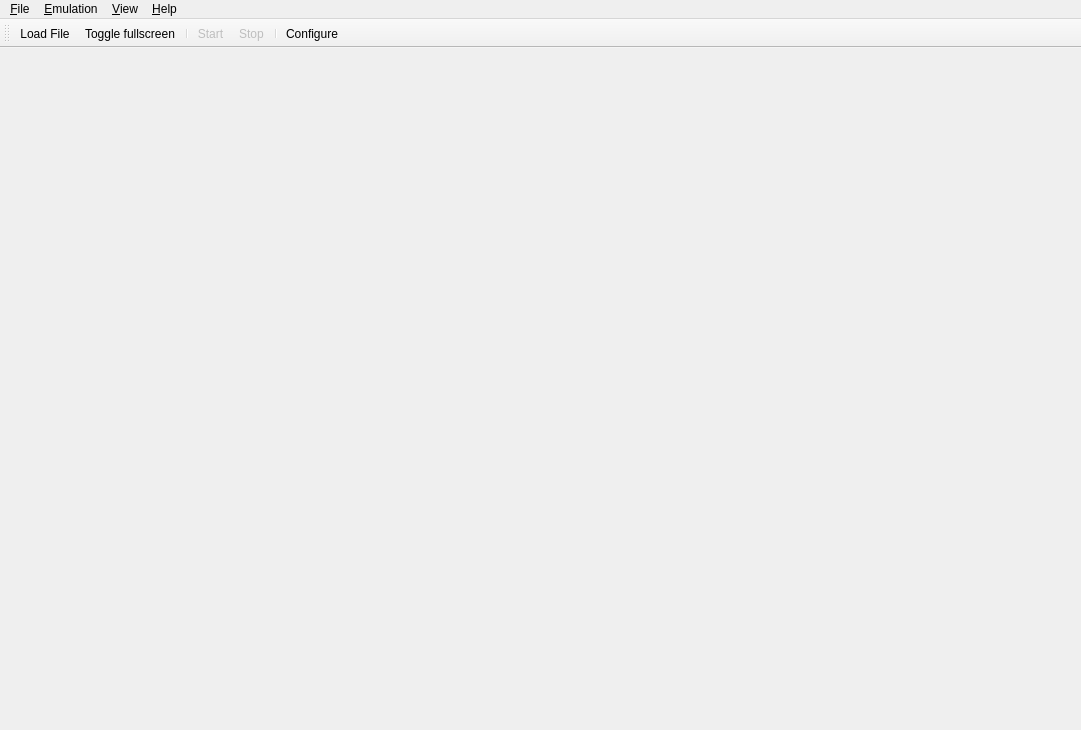
<?xml version="1.0" encoding="UTF-8"?>
<ui version="4.0">
 <class>MainWindow</class>
 <widget class="QMainWindow" name="MainWindow">
  <property name="geometry">
   <rect>
    <x>0</x>
    <y>0</y>
    <width>1081</width>
    <height>730</height>
   </rect>
  </property>
  <property name="windowTitle">
   <string>Citra</string>
  </property>
  <property name="windowIcon">
   <iconset>
    <normaloff>src/pcafe/res/icon3_64x64.ico</normaloff>src/pcafe/res/icon3_64x64.ico</iconset>
  </property>
  <property name="tabShape">
   <enum>QTabWidget::Rounded</enum>
  </property>
  <property name="dockNestingEnabled">
   <bool>true</bool>
  </property>
  <widget class="QWidget" name="centralwidget">
   <layout class="QHBoxLayout" name="horizontalLayout">
    <property name="leftMargin">
     <number>0</number>
    </property>
    <property name="topMargin">
     <number>0</number>
    </property>
    <property name="rightMargin">
     <number>0</number>
    </property>
    <property name="bottomMargin">
     <number>0</number>
    </property>
   </layout>
  </widget>
  <widget class="QMenuBar" name="menubar">
   <property name="geometry">
    <rect>
     <x>0</x>
     <y>0</y>
     <width>1081</width>
     <height>19</height>
    </rect>
   </property>
   <widget class="QMenu" name="menu_File">
    <property name="title">
     <string>&amp;File</string>
    </property>
    <widget class="QMenu" name="menu_recent_files">
     <property name="title">
      <string>Recent Files</string>
     </property>
    </widget>
    <addaction name="action_Load_File"/>
    <addaction name="separator"/>
    <addaction name="action_Select_Game_List_Root"/>
    <addaction name="menu_recent_files"/>
    <addaction name="separator"/>
    <addaction name="action_Exit"/>
   </widget>
   <widget class="QMenu" name="menu_Emulation">
    <property name="title">
     <string>&amp;Emulation</string>
    </property>
    <addaction name="action_Start"/>
    <addaction name="action_Pause"/>
    <addaction name="action_Stop"/>
    <addaction name="separator"/>
    <addaction name="action_Configure"/>
   </widget>
   <widget class="QMenu" name="menu_View">
    <property name="title">
     <string>&amp;View</string>
    </property>
    <widget class="QMenu" name="menu_View_Debugging">
     <property name="title">
      <string>Debugging</string>
     </property>
     <addaction name="action_Create_Pica_Surface_Viewer"/>
     <addaction name="separator"/>
    </widget>
    <addaction name="action_Single_Window_Mode"/>
    <addaction name="action_Display_Dock_Widget_Headers"/>
    <addaction name="action_Show_Filter_Bar"/>
    <addaction name="action_Show_Status_Bar"/>
    <addaction name="menu_View_Debugging"/>
   </widget>
   <widget class="QMenu" name="menu_Help">
    <property name="title">
     <string>&amp;Help</string>
    </property>
    <addaction name="action_About"/>
   </widget>
   <addaction name="menu_File"/>
   <addaction name="menu_Emulation"/>
   <addaction name="menu_View"/>
   <addaction name="menu_Help"/>
  </widget>
  <widget class="QToolBar" name="toolbar">
   <property name="enabled">
    <bool>true</bool>
   </property>
   <property name="windowTitle">
    <string>Toolbar</string>
   </property>
   <property name="iconSize">
    <size>
     <width>35</width>
     <height>30</height>
    </size>
   </property>
   <property name="floatable">
    <bool>false</bool>
   </property>
   <attribute name="toolBarArea">
    <enum>TopToolBarArea</enum>
   </attribute>
   <attribute name="toolBarBreak">
    <bool>false</bool>
   </attribute>
   <addaction name="action_Toolbar_Load_File"/>
   <addaction name="action_Toolbar_Toggle_Fullscreen"/>
   <addaction name="separator"/>
   <addaction name="action_Toolbar_Start_Pause"/>
   <addaction name="action_Toolbar_Stop"/>
   <addaction name="separator"/>
   <addaction name="action_Toolbar_Configure"/>
  </widget>
  <action name="action_Load_File">
   <property name="text">
    <string>Load File...</string>
   </property>
  </action>
  <action name="action_Load_Symbol_Map">
   <property name="text">
    <string>Load Symbol Map...</string>
   </property>
  </action>
  <action name="action_Exit">
   <property name="text">
    <string>E&amp;xit</string>
   </property>
  </action>
  <action name="action_Start">
   <property name="enabled">
    <bool>false</bool>
   </property>
   <property name="text">
    <string>&amp;Start</string>
   </property>
  </action>
  <action name="action_Pause">
   <property name="enabled">
    <bool>false</bool>
   </property>
   <property name="text">
    <string>&amp;Pause</string>
   </property>
  </action>
  <action name="action_Stop">
   <property name="enabled">
    <bool>false</bool>
   </property>
   <property name="text">
    <string>&amp;Stop</string>
   </property>
  </action>
  <action name="action_About">
   <property name="text">
    <string>About Citra</string>
   </property>
  </action>
  <action name="action_Single_Window_Mode">
   <property name="checkable">
    <bool>true</bool>
   </property>
   <property name="text">
    <string>Single Window Mode</string>
   </property>
  </action>
  <action name="action_Configure">
   <property name="text">
    <string>Configure...</string>
   </property>
  </action>
  <action name="action_Display_Dock_Widget_Headers">
   <property name="checkable">
    <bool>true</bool>
   </property>
   <property name="text">
    <string>Display Dock Widget Headers</string>
   </property>
  </action>
  <action name="action_Show_Filter_Bar">
   <property name="checkable">
    <bool>true</bool>
   </property>
   <property name="text">
    <string>Show Filter Bar</string>
   </property>
  </action>
  <action name="action_Show_Status_Bar">
   <property name="checkable">
    <bool>true</bool>
   </property>
   <property name="text">
    <string>Show Status Bar</string>
   </property>
  </action>
  <action name="action_Select_Game_List_Root">
   <property name="text">
    <string>Select Game Directory...</string>
   </property>
   <property name="toolTip">
    <string>Selects a folder to display in the game list</string>
   </property>
  </action>
  <action name="action_Create_Pica_Surface_Viewer">
   <property name="text">
    <string>Create Pica Surface Viewer</string>
   </property>
  </action>
  <action name="action_Toolbar_Load_File">
   <property name="icon">
    <iconset resource="../../dist/toolbar_icons/toolbar_icons.qrc">
     <normaloff>:/toolbar_icons/rc/load_file.png</normaloff>:/toolbar_icons/rc/load_file.png</iconset>
   </property>
   <property name="text">
    <string>Load File...</string>
   </property>
   <property name="toolTip">
    <string>Load File </string>
   </property>
  </action>
  <action name="action_Toolbar_Toggle_Fullscreen">
   <property name="icon">
    <iconset resource="../../dist/toolbar_icons/toolbar_icons.qrc">
     <normaloff>:/toolbar_icons/rc/fullscreen.png</normaloff>:/toolbar_icons/rc/fullscreen.png</iconset>
   </property>
   <property name="text">
    <string>Toggle fullscreen</string>
   </property>
   <property name="toolTip">
    <string>Toggle fullscreen</string>
   </property>
  </action>
  <action name="action_Toolbar_Start_Pause">
   <property name="enabled">
    <bool>false</bool>
   </property>
   <property name="icon">
    <iconset resource="../../dist/toolbar_icons/toolbar_icons.qrc">
     <normaloff>:/toolbar_icons/rc/start.png</normaloff>:/toolbar_icons/rc/start.png</iconset>
   </property>
   <property name="text">
    <string>Start</string>
   </property>
   <property name="toolTip">
    <string>Start emulation</string>
   </property>
  </action>
  <action name="action_Toolbar_Stop">
   <property name="enabled">
    <bool>false</bool>
   </property>
   <property name="icon">
    <iconset resource="../../dist/toolbar_icons/toolbar_icons.qrc">
     <normaloff>:/toolbar_icons/rc/stop.png</normaloff>:/toolbar_icons/rc/stop.png</iconset>
   </property>
   <property name="text">
    <string>Stop</string>
   </property>
   <property name="toolTip">
    <string>Stop emulation</string>
   </property>
  </action>
  <action name="action_Toolbar_Configure">
   <property name="enabled">
    <bool>true</bool>
   </property>
   <property name="icon">
    <iconset resource="../../dist/toolbar_icons/toolbar_icons.qrc">
     <normaloff>:/toolbar_icons/rc/configure.png</normaloff>:/toolbar_icons/rc/configure.png</iconset>
   </property>
   <property name="text">
    <string>Configure</string>
   </property>
   <property name="toolTip">
    <string>Configure</string>
   </property>
  </action>
 </widget>
 <resources>
  <include location="../../dist/toolbar_icons/toolbar_icons.qrc"/>
 </resources>
 <connections/>
</ui>
